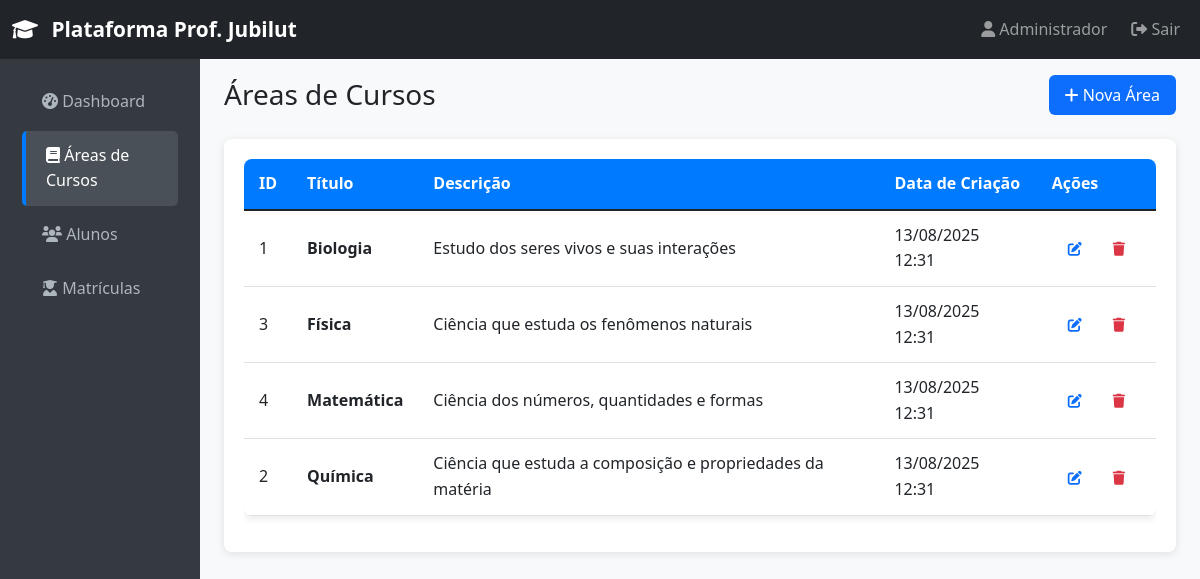
The app's page /areas (signed in) with its own data.
### tables this page shows
CREATE TABLE IF NOT EXISTS areas (
    id INT AUTO_INCREMENT PRIMARY KEY,
    titulo VARCHAR(255) NOT NULL,
    descricao TEXT,
    created_at TIMESTAMP DEFAULT CURRENT_TIMESTAMP,
    updated_at TIMESTAMP DEFAULT CURRENT_TIMESTAMP ON UPDATE CURRENT_TIMESTAMP
);

### app/Controllers/AreaController.php (called while the page is built, shortened)
<?php
class AreaController extends BaseController
{
    private $areaModel;
    public function __construct()
    {
        $this->areaModel = new Area();
    }
    public function index()
    {
        $areas = $this->areaModel->getAll();
        $this->render('areas/index', [
            'title' => 'Áreas de Cursos',
            'areas' => $areas
        ]);
    }
}

### app/Config/Database.php (called while the page is built, shortened)
<?php
class Database
{
    private static $instance = null;
    private $connection;
    private function __construct()
    {
        $host = $_ENV['DB_HOST'] ?? 'localhost';
        $dbname = $_ENV['DB_NAME'] ?? 'plataforma_ensino';
        $username = $_ENV['DB_USER'] ?? 'root';
        $password = $_ENV['DB_PASS'] ?? '';
        try {
            $this->connection = new \PDO(
                "mysql:host=$host;dbname=$dbname;charset=utf8",
                $username,
                $password,
                [
                    \PDO::ATTR_ERRMODE => \PDO::ERRMODE_EXCEPTION,
                    \PDO::ATTR_DEFAULT_FETCH_MODE => \PDO::FETCH_ASSOC,
                    \PDO::ATTR_EMULATE_PREPARES => false
                ]
            );
        } catch (\PDOException $e) {
            throw new \Exception("Erro na conexão com o banco de dados: " . $e->getMessage());
        }
    }
    public static function getInstance()
    {
        if (self::$instance === null) {
            self::$instance = new self();
        }
        return self::$instance;
    }
    public function getConnection()
    {
        return $this->connection;
    }
}

### app/Models/Area.php (called while the page is built, shortened)
<?php
class Area
{
    private $db;
    public function __construct()
    {
        $this->db = Database::getInstance()->getConnection();
    }
    public function getAll()
    {
        $stmt = $this->db->query("SELECT * FROM areas ORDER BY titulo");
        return $stmt->fetchAll();
    }
}

### app/Views/areas/index.php (the view, shortened to what this page needs)
<div class="d-flex justify-content-between align-items-center mb-4">
    <h1 class="h3 mb-0">Áreas de Cursos</h1>
    <a href="/areas/create" class="btn btn-primary">
        <i class="fas fa-plus"></i> Nova Área
    </a>
</div>
<div class="card">
    <div class="card-body">
        <?php if (empty($areas)): ?>
            <div class="text-center py-4">
                <i class="fas fa-book fa-3x text-muted mb-3"></i>
                <h5 class="text-muted">Nenhuma área cadastrada</h5>
                <p class="text-muted">Clique no botão "Nova Área" para começar.</p>
            </div>
        <?php else: ?>
            <div class="table-responsive">
                <table class="table table-hover">
                    <thead>
                        <tr>
                            <th>ID</th>
                            <th>Título</th>
                            <th>Descrição</th>
                            <th>Data de Criação</th>
                            <th>Ações</th>
                        </tr>
                    </thead>
                    <tbody>
                        <?php foreach ($areas as $area): ?>
                            <tr>
                                <td><?= $area['id'] ?></td>
                                <td>
                                    <strong><?= htmlspecialchars($area['titulo']) ?></strong>
                                </td>
                                <td>
                                    <?= htmlspecialchars($area['descricao'] ?: '-') ?>
                                </td>
                                <td>
                                    <?= date('d/m/Y H:i', strtotime($area['created_at'])) ?>
                                </td>
                                <td>
                                    <div class="btn-group" role="group">
                                        <a href="/areas/edit?id=<?= $area['id'] ?>"
                                           class="btn btn-sm btn-outline-primary"
                                           title="Editar">
                                            <i class="fas fa-edit"></i>
                                        </a>
                                        <button type="button"
                                                class="btn btn-sm btn-outline-danger"
                                                onclick="confirmDelete(<?= $area['id'] ?>, '<?= htmlspecialchars($area['titulo']) ?>')"
                                                title="Excluir">
                                            <i class="fas fa-trash"></i>
                                        </button>
                                    </div>
                                </td>
                            </tr>
                        <?php endforeach; ?>
                    </tbody>
                </table>
            </div>
        <?php endif; ?>
    </div>
</div>

### public/assets/css/style.css (style rules this page uses)
* { margin: 0; padding: 0; box-sizing: border-box; }
body { font-family: 'Segoe UI', Tahoma, Geneva, Verdana, sans-serif; line-height: 1.6; color: #212529; background: #f8f9fa; }
.card { border: none; border-radius: 8px; box-shadow: 0 2px 8px rgba(0, 0, 0, 0.1); }
.card-body { padding: 20px; }
.btn { border-radius: 6px; padding: 8px 16px; font-weight: 500; border: none; }
.table { border-radius: 8px; overflow: hidden; box-shadow: 0 2px 8px rgba(0, 0, 0, 0.1); }
.table thead th { background: #007bff; color: white; border: none; padding: 12px 15px; font-weight: 600; }
.table tbody td { padding: 12px 15px; border-top: 1px solid #dee2e6; vertical-align: middle; }
h1, h2, h3, h4, h5, h6 { color: #212529; font-weight: 600; }

### records on screen
areas: id "1", titulo "Biologia", descricao "Estudo dos seres vivos e suas interações", created_at "13/08/2025 12:31"
areas: id "3", titulo "Física", descricao "Ciência que estuda os fenômenos naturais", created_at "13/08/2025 12:31"
areas: id "4", titulo "Matemática", descricao "Ciência dos números, quantidades e formas", created_at "13/08/2025 12:31"
areas: id "2", titulo "Química", descricao "Ciência que estuda a composição e propriedades da matéria", created_at "13/08/2025 12:31"
